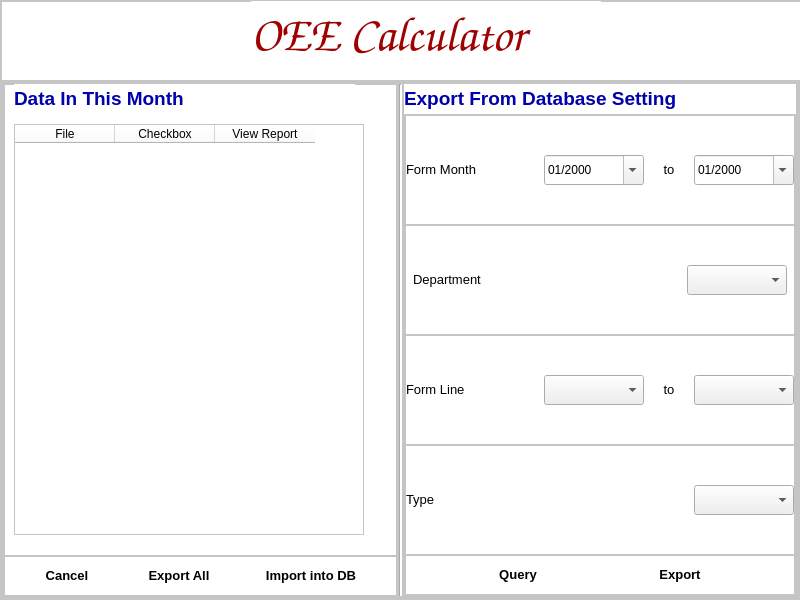
<?xml version="1.0" encoding="UTF-8"?>
<ui version="4.0">
 <class>Dialog</class>
 <widget class="QDialog" name="Dialog">
  <property name="geometry">
   <rect>
    <x>0</x>
    <y>0</y>
    <width>800</width>
    <height>600</height>
   </rect>
  </property>
  <property name="windowTitle">
   <string>Dialog</string>
  </property>
  <property name="styleSheet">
   <string notr="true">QFrame {  background-color: white;}</string>
  </property>
  <widget class="QFrame" name="frame">
   <property name="geometry">
    <rect>
     <x>0</x>
     <y>0</y>
     <width>800</width>
     <height>600</height>
    </rect>
   </property>
   <property name="minimumSize">
    <size>
     <width>800</width>
     <height>600</height>
    </size>
   </property>
   <property name="maximumSize">
    <size>
     <width>800</width>
     <height>600</height>
    </size>
   </property>
   <property name="frameShape">
    <enum>QFrame::StyledPanel</enum>
   </property>
   <property name="frameShadow">
    <enum>QFrame::Raised</enum>
   </property>
   <property name="lineWidth">
    <number>0</number>
   </property>
   <layout class="QVBoxLayout" name="verticalLayout_13">
    <property name="spacing">
     <number>0</number>
    </property>
    <property name="leftMargin">
     <number>0</number>
    </property>
    <property name="topMargin">
     <number>0</number>
    </property>
    <property name="rightMargin">
     <number>0</number>
    </property>
    <property name="bottomMargin">
     <number>0</number>
    </property>
    <item>
     <widget class="QFrame" name="frame_56">
      <property name="minimumSize">
       <size>
        <width>800</width>
        <height>50</height>
       </size>
      </property>
      <property name="maximumSize">
       <size>
        <width>800</width>
        <height>80</height>
       </size>
      </property>
      <property name="frameShape">
       <enum>QFrame::StyledPanel</enum>
      </property>
      <property name="frameShadow">
       <enum>QFrame::Raised</enum>
      </property>
      <widget class="QLabel" name="label_5">
       <property name="geometry">
        <rect>
         <x>10</x>
         <y>10</y>
         <width>100</width>
         <height>50</height>
        </rect>
       </property>
       <property name="maximumSize">
        <size>
         <width>100</width>
         <height>50</height>
        </size>
       </property>
       <property name="text">
        <string/>
       </property>
       <property name="pixmap">
        <pixmap>../Icons/Tokin-logo.png</pixmap>
       </property>
       <property name="scaledContents">
        <bool>true</bool>
       </property>
      </widget>
      <widget class="QLabel" name="label_36">
       <property name="geometry">
        <rect>
         <x>250</x>
         <y>0</y>
         <width>350</width>
         <height>67</height>
        </rect>
       </property>
       <property name="font">
        <font>
         <family>Comic Sans MS</family>
         <pointsize>36</pointsize>
        </font>
       </property>
       <property name="text">
        <string>&lt;html&gt;&lt;head/&gt;&lt;body&gt;&lt;p&gt;&lt;span style=&quot; font-weight:600; color:#9f0000;&quot;&gt;OEE Calculator&lt;/span&gt;&lt;/p&gt;&lt;/body&gt;&lt;/html&gt;</string>
       </property>
      </widget>
     </widget>
    </item>
    <item>
     <widget class="QFrame" name="frame_57">
      <property name="frameShape">
       <enum>QFrame::StyledPanel</enum>
      </property>
      <property name="frameShadow">
       <enum>QFrame::Raised</enum>
      </property>
      <layout class="QVBoxLayout" name="verticalLayout_14">
       <property name="spacing">
        <number>0</number>
       </property>
       <property name="leftMargin">
        <number>0</number>
       </property>
       <property name="topMargin">
        <number>0</number>
       </property>
       <property name="rightMargin">
        <number>0</number>
       </property>
       <property name="bottomMargin">
        <number>0</number>
       </property>
       <item>
        <widget class="QFrame" name="frame_58">
         <property name="frameShape">
          <enum>QFrame::StyledPanel</enum>
         </property>
         <property name="frameShadow">
          <enum>QFrame::Raised</enum>
         </property>
         <layout class="QHBoxLayout" name="horizontalLayout_5">
          <property name="spacing">
           <number>0</number>
          </property>
          <property name="leftMargin">
           <number>0</number>
          </property>
          <property name="topMargin">
           <number>0</number>
          </property>
          <property name="rightMargin">
           <number>0</number>
          </property>
          <property name="bottomMargin">
           <number>0</number>
          </property>
          <item>
           <widget class="QFrame" name="frame_8">
            <property name="frameShape">
             <enum>QFrame::StyledPanel</enum>
            </property>
            <property name="frameShadow">
             <enum>QFrame::Raised</enum>
            </property>
            <layout class="QVBoxLayout" name="verticalLayout_2">
             <property name="spacing">
              <number>0</number>
             </property>
             <property name="leftMargin">
              <number>0</number>
             </property>
             <property name="topMargin">
              <number>0</number>
             </property>
             <property name="rightMargin">
              <number>0</number>
             </property>
             <property name="bottomMargin">
              <number>0</number>
             </property>
             <item>
              <widget class="QFrame" name="frame_11">
               <property name="frameShape">
                <enum>QFrame::StyledPanel</enum>
               </property>
               <property name="frameShadow">
                <enum>QFrame::Raised</enum>
               </property>
               <widget class="QTableWidget" name="Result_table">
                <property name="geometry">
                 <rect>
                  <x>10</x>
                  <y>40</y>
                  <width>350</width>
                  <height>411</height>
                 </rect>
                </property>
                <property name="editTriggers">
                 <set>QAbstractItemView::NoEditTriggers</set>
                </property>
                <column>
                 <property name="text">
                  <string>File</string>
                 </property>
                </column>
                <column>
                 <property name="text">
                  <string>Checkbox</string>
                 </property>
                </column>
                <column>
                 <property name="text">
                  <string>View Report</string>
                 </property>
                </column>
               </widget>
               <widget class="QLabel" name="label_9">
                <property name="geometry">
                 <rect>
                  <x>10</x>
                  <y>0</y>
                  <width>341</width>
                  <height>30</height>
                 </rect>
                </property>
                <property name="maximumSize">
                 <size>
                  <width>16777215</width>
                  <height>30</height>
                 </size>
                </property>
                <property name="lineWidth">
                 <number>1</number>
                </property>
                <property name="text">
                 <string>&lt;html&gt;&lt;head/&gt;&lt;body&gt;&lt;p&gt;&lt;span style=&quot; font-size:14pt; font-weight:600; color:#0000ac;&quot;&gt;Data In This Month&lt;/span&gt;&lt;/p&gt;&lt;/body&gt;&lt;/html&gt;</string>
                </property>
               </widget>
              </widget>
             </item>
             <item>
              <widget class="QFrame" name="frame_12">
               <property name="maximumSize">
                <size>
                 <width>16777215</width>
                 <height>40</height>
                </size>
               </property>
               <property name="frameShape">
                <enum>QFrame::StyledPanel</enum>
               </property>
               <property name="frameShadow">
                <enum>QFrame::Raised</enum>
               </property>
               <layout class="QHBoxLayout" name="horizontalLayout_6">
                <property name="spacing">
                 <number>0</number>
                </property>
                <property name="leftMargin">
                 <number>0</number>
                </property>
                <property name="topMargin">
                 <number>0</number>
                </property>
                <property name="rightMargin">
                 <number>0</number>
                </property>
                <property name="bottomMargin">
                 <number>0</number>
                </property>
                <item>
                 <widget class="QPushButton" name="Cancel_btn">
                  <property name="maximumSize">
                   <size>
                    <width>100</width>
                    <height>35</height>
                   </size>
                  </property>
                  <property name="font">
                   <font>
                    <pointsize>10</pointsize>
                    <weight>75</weight>
                    <bold>true</bold>
                   </font>
                  </property>
                  <property name="styleSheet">
                   <string notr="true">QPushButton {
    background-color: qlineargradient(
        x1: 0, y1: 0, x2: 1, y2: 1,
        stop: 0 #a9a9a9,
        stop: 1 #eeeeee
    );
    border: none;
    border-radius: 25px;
}</string>
                  </property>
                  <property name="text">
                   <string>Cancel</string>
                  </property>
                  <property name="icon">
                   <iconset>
                    <normaloff>../Icons/Exit.png</normaloff>../Icons/Exit.png</iconset>
                  </property>
                  <property name="iconSize">
                   <size>
                    <width>30</width>
                    <height>30</height>
                   </size>
                  </property>
                 </widget>
                </item>
                <item>
                 <widget class="QPushButton" name="Export_all">
                  <property name="maximumSize">
                   <size>
                    <width>100</width>
                    <height>35</height>
                   </size>
                  </property>
                  <property name="font">
                   <font>
                    <pointsize>10</pointsize>
                    <weight>75</weight>
                    <bold>true</bold>
                   </font>
                  </property>
                  <property name="styleSheet">
                   <string notr="true">QPushButton {
    background-color: qlineargradient(
        x1: 0, y1: 0, x2: 1, y2: 1,
        stop: 0 #a9a9a9,
        stop: 1 #eeeeee
    );
    border: none;
    border-radius: 25px;
}</string>
                  </property>
                  <property name="text">
                   <string>Export All</string>
                  </property>
                  <property name="icon">
                   <iconset>
                    <normaloff>../Icons/save.png</normaloff>../Icons/save.png</iconset>
                  </property>
                  <property name="iconSize">
                   <size>
                    <width>30</width>
                    <height>30</height>
                   </size>
                  </property>
                 </widget>
                </item>
                <item>
                 <widget class="QPushButton" name="Import_into_DB_btn">
                  <property name="maximumSize">
                   <size>
                    <width>140</width>
                    <height>35</height>
                   </size>
                  </property>
                  <property name="font">
                   <font>
                    <pointsize>10</pointsize>
                    <weight>75</weight>
                    <bold>true</bold>
                   </font>
                  </property>
                  <property name="styleSheet">
                   <string notr="true">QPushButton {
    background-color: qlineargradient(
        x1: 0, y1: 0, x2: 1, y2: 1,
        stop: 0 #a9a9a9,
        stop: 1 #eeeeee
    );
    border: none;
    border-radius: 25px;
}</string>
                  </property>
                  <property name="text">
                   <string>Import into DB</string>
                  </property>
                  <property name="icon">
                   <iconset>
                    <normaloff>../Icons/Import.png</normaloff>../Icons/Import.png</iconset>
                  </property>
                  <property name="iconSize">
                   <size>
                    <width>30</width>
                    <height>30</height>
                   </size>
                  </property>
                 </widget>
                </item>
               </layout>
              </widget>
             </item>
            </layout>
           </widget>
          </item>
          <item>
           <widget class="QFrame" name="frame_9">
            <property name="maximumSize">
             <size>
              <width>5</width>
              <height>16777215</height>
             </size>
            </property>
            <property name="frameShape">
             <enum>QFrame::StyledPanel</enum>
            </property>
            <property name="frameShadow">
             <enum>QFrame::Raised</enum>
            </property>
            <layout class="QHBoxLayout" name="horizontalLayout_7">
             <property name="spacing">
              <number>0</number>
             </property>
             <property name="leftMargin">
              <number>0</number>
             </property>
             <property name="topMargin">
              <number>0</number>
             </property>
             <property name="rightMargin">
              <number>0</number>
             </property>
             <property name="bottomMargin">
              <number>0</number>
             </property>
             <item>
              <widget class="Line" name="line">
               <property name="orientation">
                <enum>Qt::Vertical</enum>
               </property>
              </widget>
             </item>
            </layout>
           </widget>
          </item>
          <item>
           <widget class="QFrame" name="frame_10">
            <property name="maximumSize">
             <size>
              <width>400</width>
              <height>16777215</height>
             </size>
            </property>
            <property name="frameShape">
             <enum>QFrame::StyledPanel</enum>
            </property>
            <property name="frameShadow">
             <enum>QFrame::Raised</enum>
            </property>
            <layout class="QVBoxLayout" name="verticalLayout_3">
             <property name="spacing">
              <number>0</number>
             </property>
             <property name="leftMargin">
              <number>0</number>
             </property>
             <property name="topMargin">
              <number>0</number>
             </property>
             <property name="rightMargin">
              <number>0</number>
             </property>
             <property name="bottomMargin">
              <number>0</number>
             </property>
             <item>
              <widget class="QLabel" name="label">
               <property name="maximumSize">
                <size>
                 <width>16777215</width>
                 <height>30</height>
                </size>
               </property>
               <property name="lineWidth">
                <number>1</number>
               </property>
               <property name="text">
                <string>&lt;html&gt;&lt;head/&gt;&lt;body&gt;&lt;p&gt;&lt;span style=&quot; font-size:14pt; font-weight:600; color:#0000ac;&quot;&gt;Export From Database Setting&lt;/span&gt;&lt;/p&gt;&lt;/body&gt;&lt;/html&gt;</string>
               </property>
              </widget>
             </item>
             <item>
              <widget class="QFrame" name="frame_2">
               <property name="frameShape">
                <enum>QFrame::StyledPanel</enum>
               </property>
               <property name="frameShadow">
                <enum>QFrame::Raised</enum>
               </property>
               <layout class="QVBoxLayout" name="verticalLayout">
                <property name="spacing">
                 <number>0</number>
                </property>
                <property name="leftMargin">
                 <number>0</number>
                </property>
                <property name="topMargin">
                 <number>0</number>
                </property>
                <property name="rightMargin">
                 <number>0</number>
                </property>
                <property name="bottomMargin">
                 <number>0</number>
                </property>
                <item>
                 <widget class="QFrame" name="frame_3">
                  <property name="frameShape">
                   <enum>QFrame::StyledPanel</enum>
                  </property>
                  <property name="frameShadow">
                   <enum>QFrame::Raised</enum>
                  </property>
                  <layout class="QHBoxLayout" name="horizontalLayout">
                   <property name="spacing">
                    <number>0</number>
                   </property>
                   <property name="leftMargin">
                    <number>0</number>
                   </property>
                   <property name="topMargin">
                    <number>0</number>
                   </property>
                   <property name="rightMargin">
                    <number>0</number>
                   </property>
                   <property name="bottomMargin">
                    <number>0</number>
                   </property>
                   <item>
                    <widget class="QLabel" name="label_2">
                     <property name="maximumSize">
                      <size>
                       <width>16777215</width>
                       <height>100</height>
                      </size>
                     </property>
                     <property name="text">
                      <string>&lt;html&gt;&lt;head/&gt;&lt;body&gt;&lt;p&gt;&lt;span style=&quot; font-size:10pt;&quot;&gt;Form Month&lt;/span&gt;&lt;/p&gt;&lt;/body&gt;&lt;/html&gt;</string>
                     </property>
                    </widget>
                   </item>
                   <item>
                    <widget class="QDateEdit" name="date_start">
                     <property name="minimumSize">
                      <size>
                       <width>100</width>
                       <height>30</height>
                      </size>
                     </property>
                     <property name="maximumSize">
                      <size>
                       <width>100</width>
                       <height>30</height>
                      </size>
                     </property>
                     <property name="displayFormat">
                      <string>MM/yyyy</string>
                     </property>
                     <property name="calendarPopup">
                      <bool>true</bool>
                     </property>
                    </widget>
                   </item>
                   <item>
                    <widget class="QLabel" name="label_3">
                     <property name="minimumSize">
                      <size>
                       <width>50</width>
                       <height>30</height>
                      </size>
                     </property>
                     <property name="maximumSize">
                      <size>
                       <width>20</width>
                       <height>30</height>
                      </size>
                     </property>
                     <property name="text">
                      <string>&lt;html&gt;&lt;head/&gt;&lt;body&gt;&lt;p align=&quot;center&quot;&gt;&lt;span style=&quot; font-size:10pt;&quot;&gt;to&lt;/span&gt;&lt;/p&gt;&lt;/body&gt;&lt;/html&gt;</string>
                     </property>
                    </widget>
                   </item>
                   <item>
                    <widget class="QDateEdit" name="date_end">
                     <property name="minimumSize">
                      <size>
                       <width>100</width>
                       <height>30</height>
                      </size>
                     </property>
                     <property name="maximumSize">
                      <size>
                       <width>100</width>
                       <height>30</height>
                      </size>
                     </property>
                     <property name="displayFormat">
                      <string>MM/yyyy</string>
                     </property>
                     <property name="calendarPopup">
                      <bool>true</bool>
                     </property>
                    </widget>
                   </item>
                  </layout>
                 </widget>
                </item>
                <item>
                 <widget class="QFrame" name="frame_5">
                  <property name="layoutDirection">
                   <enum>Qt::LeftToRight</enum>
                  </property>
                  <property name="frameShape">
                   <enum>QFrame::StyledPanel</enum>
                  </property>
                  <property name="frameShadow">
                   <enum>QFrame::Raised</enum>
                  </property>
                  <layout class="QHBoxLayout" name="horizontalLayout_3">
                   <property name="spacing">
                    <number>0</number>
                   </property>
                   <property name="leftMargin">
                    <number>0</number>
                   </property>
                   <property name="topMargin">
                    <number>0</number>
                   </property>
                   <property name="rightMargin">
                    <number>0</number>
                   </property>
                   <property name="bottomMargin">
                    <number>0</number>
                   </property>
                   <item>
                    <widget class="QLabel" name="label_7">
                     <property name="minimumSize">
                      <size>
                       <width>267</width>
                       <height>30</height>
                      </size>
                     </property>
                     <property name="maximumSize">
                      <size>
                       <width>267</width>
                       <height>30</height>
                      </size>
                     </property>
                     <property name="text">
                      <string>&lt;html&gt;&lt;head/&gt;&lt;body&gt;&lt;p&gt;&lt;span style=&quot; font-size:10pt;&quot;&gt;Department&lt;/span&gt;&lt;/p&gt;&lt;/body&gt;&lt;/html&gt;</string>
                     </property>
                    </widget>
                   </item>
                   <item>
                    <widget class="QComboBox" name="department_cbb">
                     <property name="minimumSize">
                      <size>
                       <width>100</width>
                       <height>30</height>
                      </size>
                     </property>
                     <property name="maximumSize">
                      <size>
                       <width>100</width>
                       <height>30</height>
                      </size>
                     </property>
                    </widget>
                   </item>
                  </layout>
                 </widget>
                </item>
                <item>
                 <widget class="QFrame" name="frame_4">
                  <property name="frameShape">
                   <enum>QFrame::StyledPanel</enum>
                  </property>
                  <property name="frameShadow">
                   <enum>QFrame::Raised</enum>
                  </property>
                  <layout class="QHBoxLayout" name="horizontalLayout_2">
                   <property name="spacing">
                    <number>0</number>
                   </property>
                   <property name="leftMargin">
                    <number>0</number>
                   </property>
                   <property name="topMargin">
                    <number>0</number>
                   </property>
                   <property name="rightMargin">
                    <number>0</number>
                   </property>
                   <property name="bottomMargin">
                    <number>0</number>
                   </property>
                   <item alignment="Qt::AlignLeft">
                    <widget class="QLabel" name="label_4">
                     <property name="minimumSize">
                      <size>
                       <width>60</width>
                       <height>30</height>
                      </size>
                     </property>
                     <property name="maximumSize">
                      <size>
                       <width>60</width>
                       <height>30</height>
                      </size>
                     </property>
                     <property name="text">
                      <string>&lt;html&gt;&lt;head/&gt;&lt;body&gt;&lt;p&gt;&lt;span style=&quot; font-size:10pt;&quot;&gt;Form Line&lt;/span&gt;&lt;/p&gt;&lt;/body&gt;&lt;/html&gt;</string>
                     </property>
                    </widget>
                   </item>
                   <item>
                    <widget class="QComboBox" name="line_begin_cbb">
                     <property name="minimumSize">
                      <size>
                       <width>100</width>
                       <height>30</height>
                      </size>
                     </property>
                     <property name="maximumSize">
                      <size>
                       <width>100</width>
                       <height>30</height>
                      </size>
                     </property>
                    </widget>
                   </item>
                   <item>
                    <widget class="QLabel" name="label_6">
                     <property name="minimumSize">
                      <size>
                       <width>50</width>
                       <height>30</height>
                      </size>
                     </property>
                     <property name="maximumSize">
                      <size>
                       <width>50</width>
                       <height>30</height>
                      </size>
                     </property>
                     <property name="text">
                      <string>&lt;html&gt;&lt;head/&gt;&lt;body&gt;&lt;p align=&quot;center&quot;&gt;&lt;span style=&quot; font-size:10pt;&quot;&gt;to&lt;/span&gt;&lt;/p&gt;&lt;/body&gt;&lt;/html&gt;</string>
                     </property>
                    </widget>
                   </item>
                   <item>
                    <widget class="QComboBox" name="line_end_cbb">
                     <property name="minimumSize">
                      <size>
                       <width>100</width>
                       <height>30</height>
                      </size>
                     </property>
                     <property name="maximumSize">
                      <size>
                       <width>100</width>
                       <height>30</height>
                      </size>
                     </property>
                    </widget>
                   </item>
                  </layout>
                 </widget>
                </item>
                <item>
                 <widget class="QFrame" name="frame_6">
                  <property name="frameShape">
                   <enum>QFrame::StyledPanel</enum>
                  </property>
                  <property name="frameShadow">
                   <enum>QFrame::Raised</enum>
                  </property>
                  <layout class="QHBoxLayout" name="horizontalLayout_4">
                   <property name="spacing">
                    <number>0</number>
                   </property>
                   <property name="leftMargin">
                    <number>0</number>
                   </property>
                   <property name="topMargin">
                    <number>0</number>
                   </property>
                   <property name="rightMargin">
                    <number>0</number>
                   </property>
                   <property name="bottomMargin">
                    <number>0</number>
                   </property>
                   <item>
                    <widget class="QLabel" name="label_8">
                     <property name="text">
                      <string>&lt;html&gt;&lt;head/&gt;&lt;body&gt;&lt;p&gt;&lt;span style=&quot; font-size:10pt;&quot;&gt;Type&lt;/span&gt;&lt;/p&gt;&lt;/body&gt;&lt;/html&gt;</string>
                     </property>
                    </widget>
                   </item>
                   <item>
                    <widget class="QComboBox" name="type_data_cbb">
                     <property name="minimumSize">
                      <size>
                       <width>100</width>
                       <height>30</height>
                      </size>
                     </property>
                     <property name="maximumSize">
                      <size>
                       <width>100</width>
                       <height>30</height>
                      </size>
                     </property>
                    </widget>
                   </item>
                  </layout>
                 </widget>
                </item>
                <item>
                 <widget class="QFrame" name="frame_7">
                  <property name="maximumSize">
                   <size>
                    <width>16777215</width>
                    <height>40</height>
                   </size>
                  </property>
                  <property name="frameShape">
                   <enum>QFrame::StyledPanel</enum>
                  </property>
                  <property name="frameShadow">
                   <enum>QFrame::Raised</enum>
                  </property>
                  <layout class="QHBoxLayout" name="horizontalLayout_8">
                   <property name="spacing">
                    <number>0</number>
                   </property>
                   <property name="leftMargin">
                    <number>0</number>
                   </property>
                   <property name="topMargin">
                    <number>0</number>
                   </property>
                   <property name="rightMargin">
                    <number>0</number>
                   </property>
                   <property name="bottomMargin">
                    <number>0</number>
                   </property>
                   <item>
                    <widget class="QPushButton" name="Query_btn">
                     <property name="maximumSize">
                      <size>
                       <width>100</width>
                       <height>35</height>
                      </size>
                     </property>
                     <property name="font">
                      <font>
                       <pointsize>10</pointsize>
                       <weight>75</weight>
                       <bold>true</bold>
                      </font>
                     </property>
                     <property name="styleSheet">
                      <string notr="true">QPushButton {
    background-color: qlineargradient(
        x1: 0, y1: 0, x2: 1, y2: 1,
        stop: 0 #a9a9a9,
        stop: 1 #eeeeee
    );
    border: none;
    border-radius: 25px;
}</string>
                     </property>
                     <property name="text">
                      <string>Query</string>
                     </property>
                     <property name="icon">
                      <iconset>
                       <normaloff>../Icons/Query.png</normaloff>../Icons/Query.png</iconset>
                     </property>
                     <property name="iconSize">
                      <size>
                       <width>40</width>
                       <height>40</height>
                      </size>
                     </property>
                    </widget>
                   </item>
                   <item>
                    <widget class="QPushButton" name="DBExport_btn">
                     <property name="maximumSize">
                      <size>
                       <width>100</width>
                       <height>35</height>
                      </size>
                     </property>
                     <property name="font">
                      <font>
                       <pointsize>10</pointsize>
                       <weight>75</weight>
                       <bold>true</bold>
                      </font>
                     </property>
                     <property name="styleSheet">
                      <string notr="true">QPushButton {
    background-color: qlineargradient(
        x1: 0, y1: 0, x2: 1, y2: 1,
        stop: 0 #a9a9a9,
        stop: 1 #eeeeee
    );
    border: none;
    border-radius: 25px;
}</string>
                     </property>
                     <property name="text">
                      <string>Export</string>
                     </property>
                     <property name="icon">
                      <iconset>
                       <normaloff>../Icons/databaseExport.png</normaloff>../Icons/databaseExport.png</iconset>
                     </property>
                     <property name="iconSize">
                      <size>
                       <width>30</width>
                       <height>30</height>
                      </size>
                     </property>
                    </widget>
                   </item>
                  </layout>
                 </widget>
                </item>
               </layout>
              </widget>
             </item>
            </layout>
           </widget>
          </item>
         </layout>
         <zorder>frame_9</zorder>
         <zorder>frame_10</zorder>
         <zorder>frame_8</zorder>
        </widget>
       </item>
      </layout>
     </widget>
    </item>
   </layout>
  </widget>
 </widget>
 <resources/>
 <connections/>
</ui>
